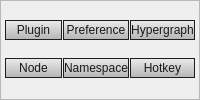
             <widget class="QFrame" name="frame_commonPanels">
              <property name="minimumSize">
               <size>
                <width>50</width>
                <height>0</height>
               </size>
              </property>
              <property name="maximumSize">
               <size>
                <width>16777215</width>
                <height>16777215</height>
               </size>
              </property>
              <property name="font">
               <font>
                <family>Segoe UI</family>
               </font>
              </property>
              <property name="styleSheet">
               <string notr="true">QPushButton{ 
 border:1px solid rgb(30,30,30);
background-color: qlineargradient(spread:pad, x1:1, y1:1, x2:1, y2:0, stop:0 rgba(175, 175,175, 235), stop:1 rgba(235, 235, 235, 195));
color:rgb(25,25,25);}

QPushButton:hover{ 
 border:1px solid rgb(30,30,30);
background-color: qlineargradient(spread:pad, x1:1, y1:1, x2:1, y2:0, stop:0 rgba(190, 190, 190, 225), stop:1 rgba(245, 245, 245, 195));
color:rgb(25,25,25);
text-decoration: underline!important;
}

QPushButton:pressed{ 
 border:1px solid rgb(30,30,30);
background-color: qlineargradient(spread:pad, x1:1, y1:1, x2:1, y2:0, stop:0 rgba(215, 215, 215, 195), stop:1 rgba(155, 155,155, 235));
color:rgb(25,25,25);}</string>
              </property>
              <property name="frameShape">
               <enum>QFrame::StyledPanel</enum>
              </property>
              <property name="frameShadow">
               <enum>QFrame::Raised</enum>
              </property>
              <layout class="QGridLayout" name="gridLayout_14">
               <property name="leftMargin">
                <number>4</number>
               </property>
               <property name="topMargin">
                <number>2</number>
               </property>
               <property name="rightMargin">
                <number>4</number>
               </property>
               <property name="bottomMargin">
                <number>4</number>
               </property>
               <property name="spacing">
                <number>1</number>
               </property>
               <item row="0" column="1">
                <widget class="QPushButton" name="btn_plugin">
                 <property name="minimumSize">
                  <size>
                   <width>0</width>
                   <height>17</height>
                  </size>
                 </property>
                 <property name="maximumSize">
                  <size>
                   <width>16777215</width>
                   <height>20</height>
                  </size>
                 </property>
                 <property name="font">
                  <font>
                   <family>Segoe UI</family>
                  </font>
                 </property>
                 <property name="cursor">
                  <cursorShape>PointingHandCursor</cursorShape>
                 </property>
                 <property name="statusTip">
                  <string>Plugin editor.</string>
                 </property>
                 <property name="styleSheet">
                  <string notr="true">QPushButton{ 
 border:1px solid rgb(30,30,30);
background-color: qlineargradient(spread:pad, x1:1, y1:1, x2:1, y2:0, stop:0 rgba(175, 175,175, 235), stop:1 rgba(235, 235, 235, 195));
color:rgb(25,25,25);}

QPushButton:hover{ 
 border:1px solid rgb(30,30,30);
background-color: qlineargradient(spread:pad, x1:1, y1:1, x2:1, y2:0, stop:0 rgba(190, 190, 190, 255), stop:1 rgba(245, 245, 245, 255));
color:rgb(25,25,25);
}

QPushButton:pressed{ 
 border:1px solid rgb(30,30,30);
background-color: qlineargradient(spread:pad, x1:1, y1:1, x2:1, y2:0, stop:0 rgba(215, 215, 215, 195), stop:1 rgba(155, 155,155, 235));
color:rgb(25,25,25);}</string>
                 </property>
                 <property name="text">
                  <string>Plugin</string>
                 </property>
                </widget>
               </item>
               <item row="0" column="2">
                <widget class="QPushButton" name="btn_preference">
                 <property name="minimumSize">
                  <size>
                   <width>0</width>
                   <height>17</height>
                  </size>
                 </property>
                 <property name="maximumSize">
                  <size>
                   <width>16777215</width>
                   <height>20</height>
                  </size>
                 </property>
                 <property name="font">
                  <font>
                   <family>Segoe UI</family>
                  </font>
                 </property>
                 <property name="cursor">
                  <cursorShape>PointingHandCursor</cursorShape>
                 </property>
                 <property name="statusTip">
                  <string>Preference editor.</string>
                 </property>
                 <property name="styleSheet">
                  <string notr="true">QPushButton{ 
 border:1px solid rgb(30,30,30);
background-color: qlineargradient(spread:pad, x1:1, y1:1, x2:1, y2:0, stop:0 rgba(175, 175,175, 235), stop:1 rgba(235, 235, 235, 195));
color:rgb(25,25,25);}

QPushButton:hover{ 
 border:1px solid rgb(30,30,30);
background-color: qlineargradient(spread:pad, x1:1, y1:1, x2:1, y2:0, stop:0 rgba(190, 190, 190, 255), stop:1 rgba(245, 245, 245, 255));
color:rgb(25,25,25);
}

QPushButton:pressed{ 
 border:1px solid rgb(30,30,30);
background-color: qlineargradient(spread:pad, x1:1, y1:1, x2:1, y2:0, stop:0 rgba(215, 215, 215, 195), stop:1 rgba(155, 155,155, 235));
color:rgb(25,25,25);}</string>
                 </property>
                 <property name="text">
                  <string>Preference</string>
                 </property>
                </widget>
               </item>
               <item row="0" column="3">
                <widget class="QPushButton" name="btn_hypergraph">
                 <property name="minimumSize">
                  <size>
                   <width>0</width>
                   <height>17</height>
                  </size>
                 </property>
                 <property name="maximumSize">
                  <size>
                   <width>16777215</width>
                   <height>20</height>
                  </size>
                 </property>
                 <property name="font">
                  <font>
                   <family>Segoe UI</family>
                  </font>
                 </property>
                 <property name="cursor">
                  <cursorShape>PointingHandCursor</cursorShape>
                 </property>
                 <property name="statusTip">
                  <string>Hypergraph editor.</string>
                 </property>
                 <property name="styleSheet">
                  <string notr="true">QPushButton{ 
 border:1px solid rgb(30,30,30);
background-color: qlineargradient(spread:pad, x1:1, y1:1, x2:1, y2:0, stop:0 rgba(175, 175,175, 235), stop:1 rgba(235, 235, 235, 195));
color:rgb(25,25,25);}

QPushButton:hover{ 
 border:1px solid rgb(30,30,30);
background-color: qlineargradient(spread:pad, x1:1, y1:1, x2:1, y2:0, stop:0 rgba(190, 190, 190, 255), stop:1 rgba(245, 245, 245, 255));
color:rgb(25,25,25);
}

QPushButton:pressed{ 
 border:1px solid rgb(30,30,30);
background-color: qlineargradient(spread:pad, x1:1, y1:1, x2:1, y2:0, stop:0 rgba(215, 215, 215, 195), stop:1 rgba(155, 155,155, 235));
color:rgb(25,25,25);}</string>
                 </property>
                 <property name="text">
                  <string>Hypergraph</string>
                 </property>
                </widget>
               </item>
               <item row="2" column="2">
                <widget class="QPushButton" name="btn_namespace">
                 <property name="minimumSize">
                  <size>
                   <width>0</width>
                   <height>17</height>
                  </size>
                 </property>
                 <property name="maximumSize">
                  <size>
                   <width>16777215</width>
                   <height>20</height>
                  </size>
                 </property>
                 <property name="font">
                  <font>
                   <family>Segoe UI</family>
                  </font>
                 </property>
                 <property name="cursor">
                  <cursorShape>PointingHandCursor</cursorShape>
                 </property>
                 <property name="statusTip">
                  <string>Namespace editor.</string>
                 </property>
                 <property name="styleSheet">
                  <string notr="true">QPushButton{ 
 border:1px solid rgb(30,30,30);
background-color: qlineargradient(spread:pad, x1:1, y1:1, x2:1, y2:0, stop:0 rgba(175, 175,175, 235), stop:1 rgba(235, 235, 235, 195));
color:rgb(25,25,25);}

QPushButton:hover{ 
 border:1px solid rgb(30,30,30);
background-color: qlineargradient(spread:pad, x1:1, y1:1, x2:1, y2:0, stop:0 rgba(190, 190, 190, 255), stop:1 rgba(245, 245, 245, 255));
color:rgb(25,25,25);
}

QPushButton:pressed{ 
 border:1px solid rgb(30,30,30);
background-color: qlineargradient(spread:pad, x1:1, y1:1, x2:1, y2:0, stop:0 rgba(215, 215, 215, 195), stop:1 rgba(155, 155,155, 235));
color:rgb(25,25,25);}</string>
                 </property>
                 <property name="text">
                  <string>Namespace</string>
                 </property>
                </widget>
               </item>
               <item row="2" column="1">
                <widget class="QPushButton" name="btn_node">
                 <property name="minimumSize">
                  <size>
                   <width>0</width>
                   <height>17</height>
                  </size>
                 </property>
                 <property name="maximumSize">
                  <size>
                   <width>16777215</width>
                   <height>20</height>
                  </size>
                 </property>
                 <property name="font">
                  <font>
                   <family>Segoe UI</family>
                  </font>
                 </property>
                 <property name="cursor">
                  <cursorShape>PointingHandCursor</cursorShape>
                 </property>
                 <property name="statusTip">
                  <string>Node editor.</string>
                 </property>
                 <property name="styleSheet">
                  <string notr="true">QPushButton{ 
 border:1px solid rgb(30,30,30);
background-color: qlineargradient(spread:pad, x1:1, y1:1, x2:1, y2:0, stop:0 rgba(175, 175,175, 235), stop:1 rgba(235, 235, 235, 195));
color:rgb(25,25,25);}

QPushButton:hover{ 
 border:1px solid rgb(30,30,30);
background-color: qlineargradient(spread:pad, x1:1, y1:1, x2:1, y2:0, stop:0 rgba(190, 190, 190, 255), stop:1 rgba(245, 245, 245, 255));
color:rgb(25,25,25);
}

QPushButton:pressed{ 
 border:1px solid rgb(30,30,30);
background-color: qlineargradient(spread:pad, x1:1, y1:1, x2:1, y2:0, stop:0 rgba(215, 215, 215, 195), stop:1 rgba(155, 155,155, 235));
color:rgb(25,25,25);}</string>
                 </property>
                 <property name="text">
                  <string>Node</string>
                 </property>
                </widget>
               </item>
               <item row="2" column="3">
                <widget class="QPushButton" name="btn_hotkey">
                 <property name="minimumSize">
                  <size>
                   <width>0</width>
                   <height>17</height>
                  </size>
                 </property>
                 <property name="maximumSize">
                  <size>
                   <width>16777215</width>
                   <height>20</height>
                  </size>
                 </property>
                 <property name="font">
                  <font>
                   <family>Segoe UI</family>
                  </font>
                 </property>
                 <property name="cursor">
                  <cursorShape>PointingHandCursor</cursorShape>
                 </property>
                 <property name="statusTip">
                  <string>Hotkey editor.</string>
                 </property>
                 <property name="styleSheet">
                  <string notr="true">QPushButton{ 
 border:1px solid rgb(30,30,30);
background-color: qlineargradient(spread:pad, x1:1, y1:1, x2:1, y2:0, stop:0 rgba(175, 175,175, 235), stop:1 rgba(235, 235, 235, 195));
color:rgb(25,25,25);}

QPushButton:hover{ 
 border:1px solid rgb(30,30,30);
background-color: qlineargradient(spread:pad, x1:1, y1:1, x2:1, y2:0, stop:0 rgba(190, 190, 190, 255), stop:1 rgba(245, 245, 245, 255));
color:rgb(25,25,25);
}

QPushButton:pressed{ 
 border:1px solid rgb(30,30,30);
background-color: qlineargradient(spread:pad, x1:1, y1:1, x2:1, y2:0, stop:0 rgba(215, 215, 215, 195), stop:1 rgba(155, 155,155, 235));
color:rgb(25,25,25);}</string>
                 </property>
                 <property name="text">
                  <string>Hotkey</string>
                 </property>
                </widget>
               </item>
              </layout>
             </widget>
